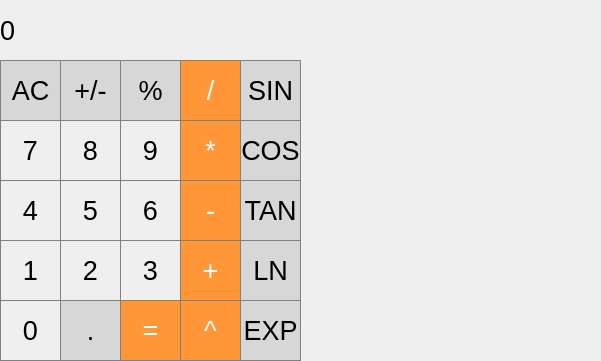
<?xml version="1.0" encoding="UTF-8"?>
<ui version="4.0">
 <class>MainWindow</class>
 <widget class="QMainWindow" name="MainWindow">
  <property name="geometry">
   <rect>
    <x>0</x>
    <y>0</y>
    <width>601</width>
    <height>361</height>
   </rect>
  </property>
  <property name="windowTitle">
   <string>MainWindow</string>
  </property>
  <widget class="QWidget" name="centralWidget">
   <widget class="QLabel" name="result_show">
    <property name="geometry">
     <rect>
      <x>0</x>
      <y>0</y>
      <width>301</width>
      <height>61</height>
     </rect>
    </property>
    <property name="font">
     <font>
      <pointsize>20</pointsize>
     </font>
    </property>
    <property name="styleSheet">
     <string notr="true">QLabel {
  qproperty-alignment: 'AlignVCenter | AlignRight';
  border: 1px solid gray;
}

background-color : white;</string>
    </property>
    <property name="text">
     <string>0</string>
    </property>
   </widget>
   <widget class="QPushButton" name="pushButton_clear">
    <property name="geometry">
     <rect>
      <x>0</x>
      <y>60</y>
      <width>61</width>
      <height>61</height>
     </rect>
    </property>
    <property name="font">
     <font>
      <pointsize>20</pointsize>
     </font>
    </property>
    <property name="styleSheet">
     <string notr="true">QPushButton {
  background-color: rgb(215, 215, 215);
  border: 1px solid gray;
}
QPushButton:pressed {
    background-color: qlineargradient(x1: 0, y1: 0, x2: 0, y2: 1,
                                      stop: 0 #BEBEBE, stop: 1 #D7D7D7);
}</string>
    </property>
    <property name="text">
     <string>AC</string>
    </property>
   </widget>
   <widget class="QPushButton" name="pushButton_sign">
    <property name="geometry">
     <rect>
      <x>60</x>
      <y>60</y>
      <width>61</width>
      <height>61</height>
     </rect>
    </property>
    <property name="font">
     <font>
      <pointsize>20</pointsize>
     </font>
    </property>
    <property name="styleSheet">
     <string notr="true">QPushButton {
  background-color: rgb(215, 215, 215);
  border: 1px solid gray;
}
QPushButton:pressed {
    background-color: qlineargradient(x1: 0, y1: 0, x2: 0, y2: 1,
                                      stop: 0 #BEBEBE, stop: 1 #D7D7D7);
}</string>
    </property>
    <property name="text">
     <string>+/-</string>
    </property>
   </widget>
   <widget class="QPushButton" name="pushButton_percent">
    <property name="geometry">
     <rect>
      <x>120</x>
      <y>60</y>
      <width>61</width>
      <height>61</height>
     </rect>
    </property>
    <property name="font">
     <font>
      <pointsize>20</pointsize>
     </font>
    </property>
    <property name="styleSheet">
     <string notr="true">QPushButton {
  background-color: rgb(215, 215, 215);
  border: 1px solid gray;
}
QPushButton:pressed {
    background-color: qlineargradient(x1: 0, y1: 0, x2: 0, y2: 1,
                                      stop: 0 #BEBEBE, stop: 1 #D7D7D7);
}</string>
    </property>
    <property name="text">
     <string>%</string>
    </property>
   </widget>
   <widget class="QPushButton" name="pushButton_div">
    <property name="geometry">
     <rect>
      <x>180</x>
      <y>60</y>
      <width>61</width>
      <height>61</height>
     </rect>
    </property>
    <property name="font">
     <font>
      <pointsize>20</pointsize>
     </font>
    </property>
    <property name="styleSheet">
     <string notr="true">QPushButton {
  background-color: rgb(255, 151, 57);
  color: white; 
  border: 1px solid gray;
}

QPushButton:pressed {
    background-color: qlineargradient(x1: 0, y1: 0, x2: 0, y2: 1,
                                      stop: 0 #FF7832, stop: 1 #FF9739);
}</string>
    </property>
    <property name="text">
     <string>/</string>
    </property>
   </widget>
   <widget class="QPushButton" name="pushButton_mul">
    <property name="geometry">
     <rect>
      <x>180</x>
      <y>120</y>
      <width>61</width>
      <height>61</height>
     </rect>
    </property>
    <property name="font">
     <font>
      <pointsize>20</pointsize>
     </font>
    </property>
    <property name="styleSheet">
     <string notr="true">QPushButton {
  background-color: rgb(255, 151, 57);
  color: white; 
  border: 1px solid gray;
}

QPushButton:pressed {
    background-color: qlineargradient(x1: 0, y1: 0, x2: 0, y2: 1,
                                      stop: 0 #FF7832, stop: 1 #FF9739);
}</string>
    </property>
    <property name="text">
     <string>*</string>
    </property>
   </widget>
   <widget class="QPushButton" name="pushButton_7">
    <property name="geometry">
     <rect>
      <x>0</x>
      <y>120</y>
      <width>61</width>
      <height>61</height>
     </rect>
    </property>
    <property name="font">
     <font>
      <pointsize>20</pointsize>
     </font>
    </property>
    <property name="styleSheet">
     <string notr="true">QPushButton {
   border: 1px solid gray;
}
QPushButton:pressed {
    background-color: qlineargradient(x1: 0, y1: 0, x2: 0, y2: 1,
                                      stop: 0 #dadbde, stop: 1 #f6f7fa);
}</string>
    </property>
    <property name="text">
     <string>7</string>
    </property>
   </widget>
   <widget class="QPushButton" name="pushButton_8">
    <property name="geometry">
     <rect>
      <x>60</x>
      <y>120</y>
      <width>61</width>
      <height>61</height>
     </rect>
    </property>
    <property name="font">
     <font>
      <pointsize>20</pointsize>
     </font>
    </property>
    <property name="styleSheet">
     <string notr="true">QPushButton {
   border: 1px solid gray;
}
QPushButton:pressed {
    background-color: qlineargradient(x1: 0, y1: 0, x2: 0, y2: 1,
                                      stop: 0 #dadbde, stop: 1 #f6f7fa);
}</string>
    </property>
    <property name="text">
     <string>8</string>
    </property>
   </widget>
   <widget class="QPushButton" name="pushButton_9">
    <property name="geometry">
     <rect>
      <x>120</x>
      <y>120</y>
      <width>61</width>
      <height>61</height>
     </rect>
    </property>
    <property name="font">
     <font>
      <pointsize>20</pointsize>
     </font>
    </property>
    <property name="styleSheet">
     <string notr="true">QPushButton {
   border: 1px solid gray;
}
QPushButton:pressed {
    background-color: qlineargradient(x1: 0, y1: 0, x2: 0, y2: 1,
                                      stop: 0 #dadbde, stop: 1 #f6f7fa);
}</string>
    </property>
    <property name="text">
     <string>9</string>
    </property>
   </widget>
   <widget class="QPushButton" name="pushButton_minus">
    <property name="geometry">
     <rect>
      <x>180</x>
      <y>180</y>
      <width>61</width>
      <height>61</height>
     </rect>
    </property>
    <property name="font">
     <font>
      <pointsize>20</pointsize>
     </font>
    </property>
    <property name="styleSheet">
     <string notr="true">QPushButton {
  background-color: rgb(255, 151, 57);
  color: white; 
  border: 1px solid gray;
}

QPushButton:pressed {
    background-color: qlineargradient(x1: 0, y1: 0, x2: 0, y2: 1,
                                      stop: 0 #FF7832, stop: 1 #FF9739);
}</string>
    </property>
    <property name="text">
     <string>-</string>
    </property>
   </widget>
   <widget class="QPushButton" name="pushButton_4">
    <property name="geometry">
     <rect>
      <x>0</x>
      <y>180</y>
      <width>61</width>
      <height>61</height>
     </rect>
    </property>
    <property name="font">
     <font>
      <pointsize>20</pointsize>
     </font>
    </property>
    <property name="styleSheet">
     <string notr="true">QPushButton {
   border: 1px solid gray;
}
QPushButton:pressed {
    background-color: qlineargradient(x1: 0, y1: 0, x2: 0, y2: 1,
                                      stop: 0 #dadbde, stop: 1 #f6f7fa);
}</string>
    </property>
    <property name="text">
     <string>4</string>
    </property>
   </widget>
   <widget class="QPushButton" name="pushButton_5">
    <property name="geometry">
     <rect>
      <x>60</x>
      <y>180</y>
      <width>61</width>
      <height>61</height>
     </rect>
    </property>
    <property name="font">
     <font>
      <pointsize>20</pointsize>
     </font>
    </property>
    <property name="styleSheet">
     <string notr="true">QPushButton {
   border: 1px solid gray;
}
QPushButton:pressed {
    background-color: qlineargradient(x1: 0, y1: 0, x2: 0, y2: 1,
                                      stop: 0 #dadbde, stop: 1 #f6f7fa);
}</string>
    </property>
    <property name="text">
     <string>5</string>
    </property>
   </widget>
   <widget class="QPushButton" name="pushButton_6">
    <property name="geometry">
     <rect>
      <x>120</x>
      <y>180</y>
      <width>61</width>
      <height>61</height>
     </rect>
    </property>
    <property name="font">
     <font>
      <pointsize>20</pointsize>
     </font>
    </property>
    <property name="styleSheet">
     <string notr="true">QPushButton {
   border: 1px solid gray;
}
QPushButton:pressed {
    background-color: qlineargradient(x1: 0, y1: 0, x2: 0, y2: 1,
                                      stop: 0 #dadbde, stop: 1 #f6f7fa);
}</string>
    </property>
    <property name="text">
     <string>6</string>
    </property>
   </widget>
   <widget class="QPushButton" name="pushButton_plus">
    <property name="geometry">
     <rect>
      <x>180</x>
      <y>240</y>
      <width>61</width>
      <height>61</height>
     </rect>
    </property>
    <property name="font">
     <font>
      <pointsize>20</pointsize>
     </font>
    </property>
    <property name="styleSheet">
     <string notr="true">QPushButton {
  background-color: rgb(255, 151, 57);
  color: white; 
  border: 1px solid gray;
}

QPushButton:pressed {
    background-color: qlineargradient(x1: 0, y1: 0, x2: 0, y2: 1,
                                      stop: 0 #FF7832, stop: 1 #FF9739);
}</string>
    </property>
    <property name="text">
     <string>+</string>
    </property>
   </widget>
   <widget class="QPushButton" name="pushButton_1">
    <property name="geometry">
     <rect>
      <x>0</x>
      <y>240</y>
      <width>61</width>
      <height>61</height>
     </rect>
    </property>
    <property name="font">
     <font>
      <pointsize>20</pointsize>
     </font>
    </property>
    <property name="styleSheet">
     <string notr="true">QPushButton {
   border: 1px solid gray;
}
QPushButton:pressed {
    background-color: qlineargradient(x1: 0, y1: 0, x2: 0, y2: 1,
                                      stop: 0 #dadbde, stop: 1 #f6f7fa);
}</string>
    </property>
    <property name="text">
     <string>1</string>
    </property>
   </widget>
   <widget class="QPushButton" name="pushButton_2">
    <property name="geometry">
     <rect>
      <x>60</x>
      <y>240</y>
      <width>61</width>
      <height>61</height>
     </rect>
    </property>
    <property name="font">
     <font>
      <pointsize>20</pointsize>
     </font>
    </property>
    <property name="styleSheet">
     <string notr="true">QPushButton {
   border: 1px solid gray;
}
QPushButton:pressed {
    background-color: qlineargradient(x1: 0, y1: 0, x2: 0, y2: 1,
                                      stop: 0 #dadbde, stop: 1 #f6f7fa);
}</string>
    </property>
    <property name="text">
     <string>2</string>
    </property>
   </widget>
   <widget class="QPushButton" name="pushButton_3">
    <property name="geometry">
     <rect>
      <x>120</x>
      <y>240</y>
      <width>61</width>
      <height>61</height>
     </rect>
    </property>
    <property name="font">
     <font>
      <pointsize>20</pointsize>
     </font>
    </property>
    <property name="styleSheet">
     <string notr="true">QPushButton {
   border: 1px solid gray;
}
QPushButton:pressed {
    background-color: qlineargradient(x1: 0, y1: 0, x2: 0, y2: 1,
                                      stop: 0 #dadbde, stop: 1 #f6f7fa);
}</string>
    </property>
    <property name="text">
     <string>3</string>
    </property>
   </widget>
   <widget class="QPushButton" name="pushButton_equal">
    <property name="geometry">
     <rect>
      <x>120</x>
      <y>300</y>
      <width>61</width>
      <height>61</height>
     </rect>
    </property>
    <property name="font">
     <font>
      <pointsize>20</pointsize>
     </font>
    </property>
    <property name="styleSheet">
     <string notr="true">QPushButton {
  background-color: rgb(255, 151, 57);
  color: white; 
  border: 1px solid gray;
}

QPushButton:pressed {
    background-color: qlineargradient(x1: 0, y1: 0, x2: 0, y2: 1,
                                      stop: 0 #FF7832, stop: 1 #FF9739);
}</string>
    </property>
    <property name="text">
     <string>=</string>
    </property>
   </widget>
   <widget class="QPushButton" name="pushButton_0">
    <property name="geometry">
     <rect>
      <x>0</x>
      <y>300</y>
      <width>61</width>
      <height>61</height>
     </rect>
    </property>
    <property name="font">
     <font>
      <pointsize>20</pointsize>
     </font>
    </property>
    <property name="styleSheet">
     <string notr="true">QPushButton {
   border: 1px solid gray;
}
QPushButton:pressed {
    background-color: qlineargradient(x1: 0, y1: 0, x2: 0, y2: 1,
                                      stop: 0 #dadbde, stop: 1 #f6f7fa);
}</string>
    </property>
    <property name="text">
     <string>0</string>
    </property>
   </widget>
   <widget class="QPushButton" name="pushButton_dot">
    <property name="geometry">
     <rect>
      <x>60</x>
      <y>300</y>
      <width>61</width>
      <height>61</height>
     </rect>
    </property>
    <property name="font">
     <font>
      <pointsize>20</pointsize>
     </font>
    </property>
    <property name="styleSheet">
     <string notr="true">QPushButton {
  background-color: rgb(215, 215, 215);
  border: 1px solid gray;
}
QPushButton:pressed {
    background-color: qlineargradient(x1: 0, y1: 0, x2: 0, y2: 1,
                                      stop: 0 #BEBEBE, stop: 1 #D7D7D7);
}</string>
    </property>
    <property name="text">
     <string>.</string>
    </property>
   </widget>
   <widget class="QPushButton" name="pushButton_tan">
    <property name="geometry">
     <rect>
      <x>240</x>
      <y>180</y>
      <width>61</width>
      <height>61</height>
     </rect>
    </property>
    <property name="font">
     <font>
      <pointsize>20</pointsize>
     </font>
    </property>
    <property name="styleSheet">
     <string notr="true">QPushButton {
  background-color: rgb(215, 215, 215);
  border: 1px solid gray;
}
QPushButton:pressed {
    background-color: qlineargradient(x1: 0, y1: 0, x2: 0, y2: 1,
                                      stop: 0 #BEBEBE, stop: 1 #D7D7D7);
}</string>
    </property>
    <property name="text">
     <string>TAN</string>
    </property>
   </widget>
   <widget class="QPushButton" name="pushButton_sin">
    <property name="geometry">
     <rect>
      <x>240</x>
      <y>60</y>
      <width>61</width>
      <height>61</height>
     </rect>
    </property>
    <property name="font">
     <font>
      <pointsize>20</pointsize>
     </font>
    </property>
    <property name="styleSheet">
     <string notr="true">QPushButton {
  background-color: rgb(215, 215, 215);
  border: 1px solid gray;
}
QPushButton:pressed {
    background-color: qlineargradient(x1: 0, y1: 0, x2: 0, y2: 1,
                                      stop: 0 #BEBEBE, stop: 1 #D7D7D7);
}</string>
    </property>
    <property name="text">
     <string>SIN</string>
    </property>
   </widget>
   <widget class="QPushButton" name="pushButton_exp">
    <property name="geometry">
     <rect>
      <x>240</x>
      <y>300</y>
      <width>61</width>
      <height>61</height>
     </rect>
    </property>
    <property name="font">
     <font>
      <pointsize>20</pointsize>
     </font>
    </property>
    <property name="styleSheet">
     <string notr="true">QPushButton {
  background-color: rgb(215, 215, 215);
  border: 1px solid gray;
}
QPushButton:pressed {
    background-color: qlineargradient(x1: 0, y1: 0, x2: 0, y2: 1,
                                      stop: 0 #BEBEBE, stop: 1 #D7D7D7);
}</string>
    </property>
    <property name="text">
     <string>EXP</string>
    </property>
   </widget>
   <widget class="QPushButton" name="pushButton_cos">
    <property name="geometry">
     <rect>
      <x>240</x>
      <y>120</y>
      <width>61</width>
      <height>61</height>
     </rect>
    </property>
    <property name="font">
     <font>
      <pointsize>20</pointsize>
     </font>
    </property>
    <property name="styleSheet">
     <string notr="true">QPushButton {
  background-color: rgb(215, 215, 215);
  border: 1px solid gray;
}
QPushButton:pressed {
    background-color: qlineargradient(x1: 0, y1: 0, x2: 0, y2: 1,
                                      stop: 0 #BEBEBE, stop: 1 #D7D7D7);
}</string>
    </property>
    <property name="text">
     <string>COS</string>
    </property>
   </widget>
   <widget class="QPushButton" name="pushButton_ln">
    <property name="geometry">
     <rect>
      <x>240</x>
      <y>240</y>
      <width>61</width>
      <height>61</height>
     </rect>
    </property>
    <property name="font">
     <font>
      <pointsize>20</pointsize>
     </font>
    </property>
    <property name="styleSheet">
     <string notr="true">QPushButton {
  background-color: rgb(215, 215, 215);
  border: 1px solid gray;
}
QPushButton:pressed {
    background-color: qlineargradient(x1: 0, y1: 0, x2: 0, y2: 1,
                                      stop: 0 #BEBEBE, stop: 1 #D7D7D7);
}</string>
    </property>
    <property name="text">
     <string>LN</string>
    </property>
   </widget>
   <widget class="QLabel" name="memory">
    <property name="geometry">
     <rect>
      <x>300</x>
      <y>0</y>
      <width>301</width>
      <height>361</height>
     </rect>
    </property>
    <property name="font">
     <font>
      <pointsize>18</pointsize>
     </font>
    </property>
    <property name="styleSheet">
     <string notr="true">QLabel {
  qproperty-alignment: 'AlignTop | AlignLeft';
  border: 1px solid gray;
}

background-color : white;</string>
    </property>
    <property name="text">
     <string/>
    </property>
   </widget>
   <widget class="QPushButton" name="pushButton_pow">
    <property name="geometry">
     <rect>
      <x>180</x>
      <y>300</y>
      <width>61</width>
      <height>61</height>
     </rect>
    </property>
    <property name="font">
     <font>
      <pointsize>20</pointsize>
     </font>
    </property>
    <property name="styleSheet">
     <string notr="true">QPushButton {
  background-color: rgb(255, 151, 57);
  color: white; 
  border: 1px solid gray;
}

QPushButton:pressed {
    background-color: qlineargradient(x1: 0, y1: 0, x2: 0, y2: 1,
                                      stop: 0 #FF7832, stop: 1 #FF9739);
}</string>
    </property>
    <property name="text">
     <string>^</string>
    </property>
   </widget>
  </widget>
 </widget>
 <layoutdefault spacing="6" margin="11"/>
 <resources/>
 <connections/>
</ui>
